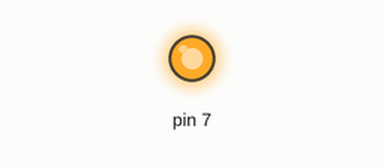
Simulated run of this sketch. Board: Arduino Uno, built with avr-gcc and run on an emulated ATmega328P. On the bench: output pins drawn as LEDs (lit = HIGH). At 2.2 s the program stops and its outputs stay as they are.

Above: at 0.5 s.
At 1.95 s:
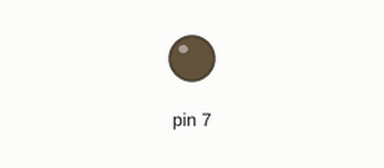
Timing chart, 0 to 3.0 s (numbered marks = the images above):
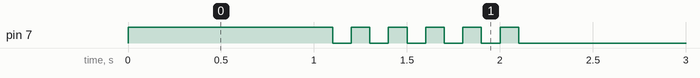

Measured:
- by itself, pin 7: repeats every 0.20 s: LOW 0.10 s, HIGH 0.10 s, until it stays LOW from 2.1 s

The sketch:

05_praictice_2.ino
```cpp
void setup() {
  pinMode(7,OUTPUT);
}

int count = 0;
bool toggle = 1;

void loop() {
  if(count == 0){
    digitalWrite(7,HIGH);
    delay(1000);
    digitalWrite(7,LOW);
  }
  else if(count < 13){
    digitalWrite(7,toggle);
    toggle = !toggle;
    delay(100);
  }
  else while(1){}
  count++;
}
```
